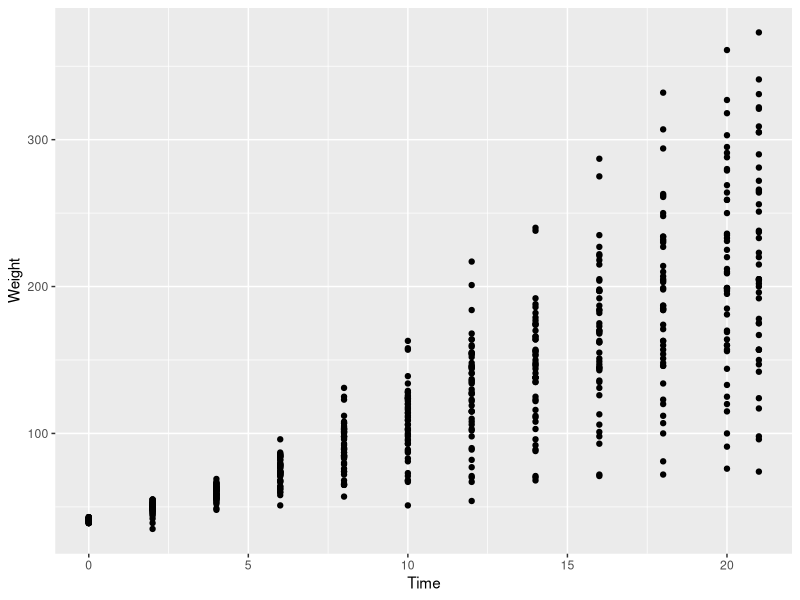
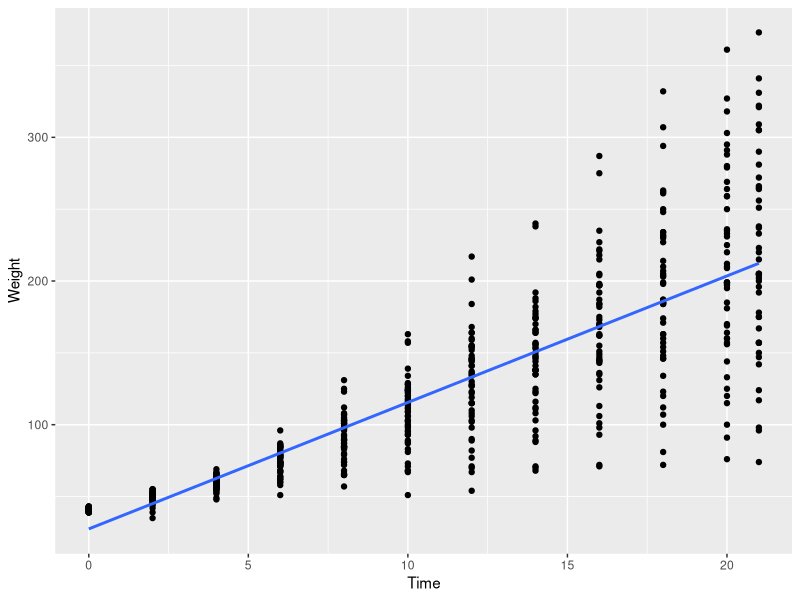
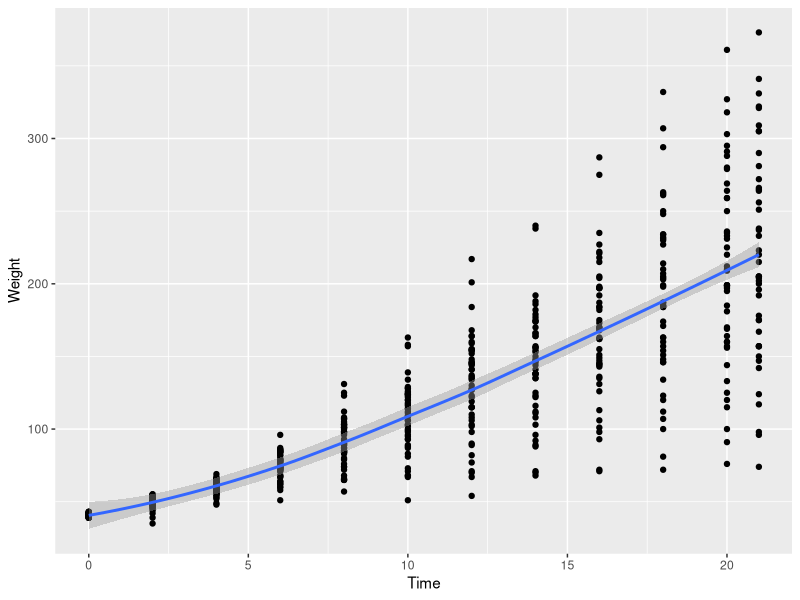
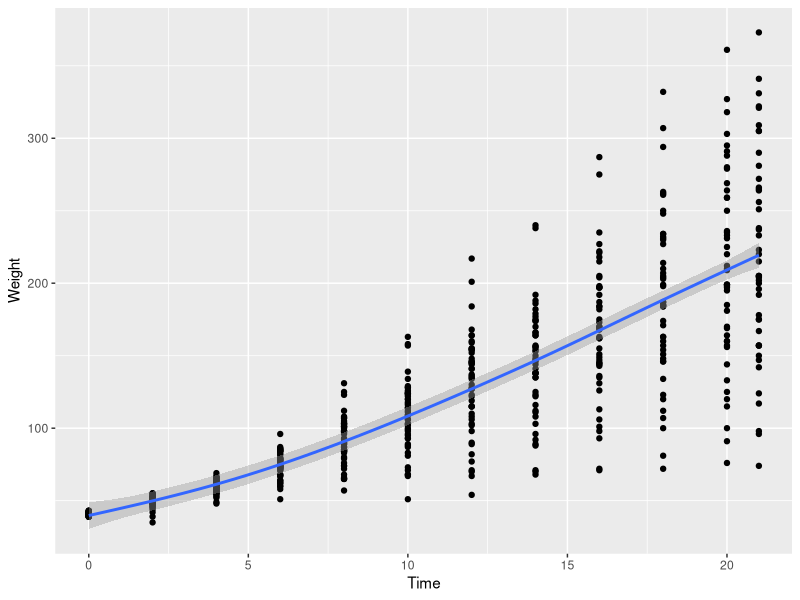

Reproduce these figures in R, in order.
## ---- chunk 1
date <- c(9,10,11,12,13,14,15)
weather <- c("sunny","hot","hot","rain","cloudy","cool","hail")
temp <- c(73,100,105,65,50,65,40)
## ---- chunk 2
unique(weather)
## ---- chunk 3
weather_in_noho <- data.frame(date, weather,temp)
weather_in_noho
## ---- chunk 4
# View "date" from data frame
weather_in_noho$date

# Calculate mean
mean(weather_in_noho$date)

# Table
table(weather_in_noho$weather, weather_in_noho$temp)
## ---- chunk 5
library(tidyverse)

glimpse(weather_in_noho)
## ---- chunk 6
# First few rows
head(weather_in_noho)

# Last few rows
tail(weather_in_noho)

# Number of rows
nrow(weather_in_noho)

# Number of columns
ncol(weather_in_noho)

# Column names
names(weather_in_noho)
## ---- chunk 7
# Change column names
new_names <- c("DATE", "WEATHER", "TEMP")
names(weather_in_noho) <- new_names
names(weather_in_noho)
## ---- chunk 8
ChickWeight
## ---- chunk 9
# Change title to make it tidy
new_title <- c("Weight","Time","Chick","Diet")
names(ChickWeight) <- new_title
ChickWeight
## ---- chunk 10
# Change title without manually changing each one of them
names(ChickWeight)[1] <- "Weight"
ChickWeight
## ---- chunk 11
# Get Metadata
?ChickWeight
## ---- chunk 12
glimpse(ChickWeight)
## ---- chunk 13
# Scatter Plot
ggplot(ChickWeight, aes(x=Time, y=Weight)) +
  geom_point()
## ---- chunk 14
# Simple Linear Regression (lm) where se is off (error distortion is off)
ggplot(ChickWeight, aes(x=Time, y=Weight)) +
  geom_point() +
  geom_smooth(method = "lm", se=FALSE)
## ---- chunk 15
# Lowess
ggplot(ChickWeight, aes(x=Time, y=Weight)) +
  geom_point() +
  geom_smooth(method = "loess")
## ---- chunk 16
ggplot(ChickWeight, aes(x=Time, y=Weight)) +
  geom_point() +
  geom_smooth(method = "gam")
